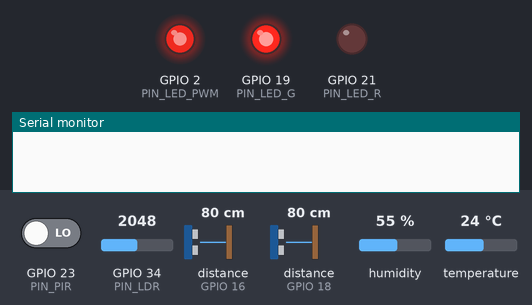
The sketch below on a simulated ESP32. On the bench: output pins drawn as LEDs (lit = HIGH), the last lines printed to the serial monitor. Wiring (from diagram.json): 2 × ultrasonic range finder: trigger GPIO 17, echo GPIO 16 / trigger GPIO 5, echo GPIO 18. The inputs (shaded band) are chosen by the test bench; at power-on: GPIO 34 (PIN_LDR) = 2048, distance to the obstacle (sensors on GPIO 16, GPIO 18) 80 cm, GPIO 23 (PIN_PIR) LOW, humidity 55 %, temperature 24 °C. The echo pulse lasts 58.3 µs per cm; pins used as bus, display or sensor lines are not drawn.

Above: at 1.4 s.
1.5 s: GPIO 34 (PIN_LDR) set to 260
At 4.1 s:
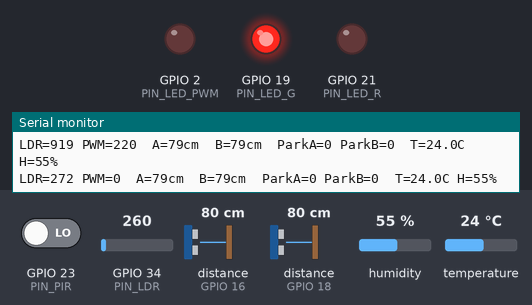
5.0 s: distance to the obstacle (sensor on GPIO 16) set to 14 cm
6.5 s: distance to the obstacle (sensor on GPIO 16) set to 11 cm
At 7.7 s:
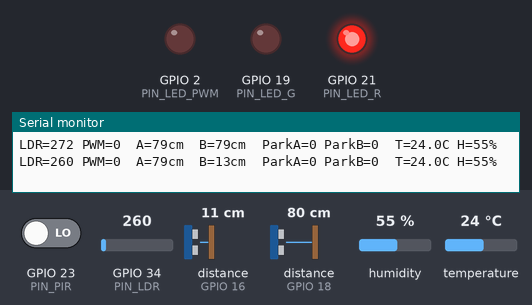
8.0 s: GPIO 34 (PIN_LDR) set to 340
At 8.64 s:
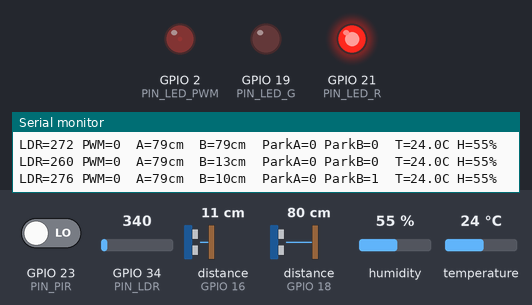
11.5 s: GPIO 34 (PIN_LDR) set to 1228
At 13.1 s:
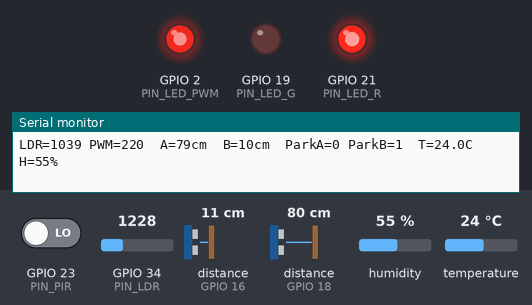
13.5 s: GPIO 23 (PIN_PIR) driven HIGH
At 13.9 s:
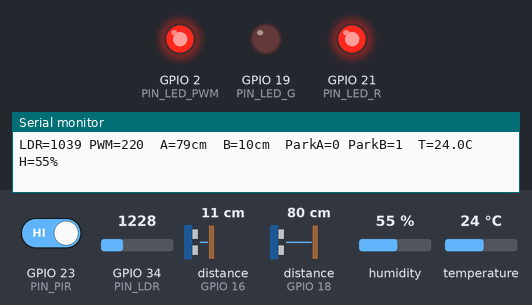
Timing chart, 0 to 16.1 s (numbered marks = the images above; inputs shaded):
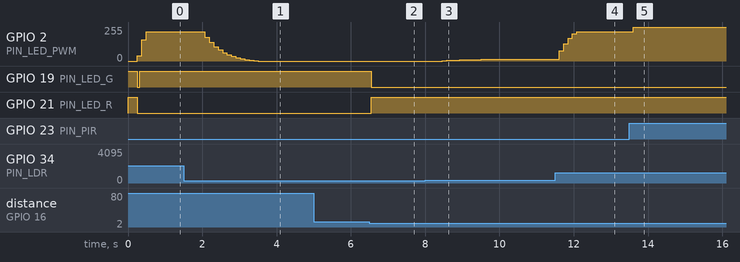

Measured:
- the behaviour switches between 13 and 12 cm on distance to the obstacle (sensor on GPIO 16) (found by bisection; images 1 and 2)
- after the input at 1.5 s, GPIO 2 (PIN_LED_PWM): moves from 220/255 to 0/255 over 1.4 s, starting after 0.56 s
- after the input at 6.5 s, GPIO 19 (PIN_LED_G): HIGH → LOW after 0.05 s; GPIO 21 (PIN_LED_R): LOW → HIGH after 0.05 s
- after the input at 8.0 s, GPIO 2 (PIN_LED_PWM): moves from 0/255 to 13/255 over 1.4 s, starting after 0.47 s
- after the input at 11.5 s, GPIO 2 (PIN_LED_PWM): moves from 13/255 to 220/255 over 0.47 s, starting after 0.12 s
- after the input at 13.5 s, GPIO 2 (PIN_LED_PWM): 220/255 → 255/255 after 0.10 s

The sketch:

sketch.ino
```cpp
#include <Arduino.h>
#include <DHT.h>

/* PIN MAP */
#define PIN_LDR     34      // AO modul LDR -> ADC
#define PIN_PIR     23
#define PIN_LED_PWM 2       // lampu jalan (PWM via analogWrite)
#define PIN_LED_G   19      // indikator hijau (kosong)
#define PIN_LED_R   21      // indikator merah (penuh)
// Parkir A
#define TRIG_A 5
#define ECHO_A 18
// Parkir B
#define TRIG_B 17
#define ECHO_B 16
// DHT22
#define DHTPIN  4
#define DHTTYPE DHT22

/* TUNING */
int   TH_PARK_CM   = 12;
int   HYS_PARK_CM  = 3;
int   LDR_MIN = 300, LDR_MAX = 900;
int   PWM_MAX_BASE = 220;   // 0..255
int   PWM_BOOST    = 35;
int   SAMPLE_DELAY = 60;    // ms, cegah crosstalk ultrasonic

/* GLOBAL */
DHT dht(DHTPIN, DHTTYPE);
int  ldrAvg = 0;
bool parkA = false, parkB = false;

static inline int maf(int prev, int now, float a=0.2) { return prev + a*(now-prev); }

long readDistanceCM(int trig, int echo){
  digitalWrite(trig, LOW);  delayMicroseconds(2);
  digitalWrite(trig, HIGH); delayMicroseconds(10);
  digitalWrite(trig, LOW);
  long dur = pulseIn(echo, HIGH, 30000);
  if(!dur) return 400;
  return dur * 0.034 / 2;
}

void setup(){
  Serial.begin(115200);

  pinMode(PIN_PIR, INPUT);
  pinMode(PIN_LED_G, OUTPUT);
  pinMode(PIN_LED_R, OUTPUT);
  pinMode(TRIG_A, OUTPUT); pinMode(ECHO_A, INPUT);
  pinMode(TRIG_B, OUTPUT); pinMode(ECHO_B, INPUT);

  // analogWrite pada ESP32 otomatis set PWM, tidak perlu ledcSetup
  pinMode(PIN_LED_PWM, OUTPUT);

  dht.begin();

  // test indikator
  digitalWrite(PIN_LED_G, HIGH); digitalWrite(PIN_LED_R, HIGH); delay(250);
  digitalWrite(PIN_LED_G, LOW);  digitalWrite(PIN_LED_R, LOW);
}

void loop(){
  // ----- LDR & lampu jalan (PWM) -----
  int ldr = analogRead(PIN_LDR);
  ldrAvg = maf(ldrAvg, ldr);
  int basePWM = map(constrain(ldrAvg, LDR_MIN, LDR_MAX), LDR_MIN, LDR_MAX, 0, PWM_MAX_BASE);
  bool pir = digitalRead(PIN_PIR);
  int targetPWM = constrain(basePWM + (pir ? PWM_BOOST : 0), 0, 255);
  analogWrite(PIN_LED_PWM, targetPWM);   // <--- pakai analogWrite

  // ----- Parkir A -----
  long a = readDistanceCM(TRIG_A, ECHO_A);
  if(!parkA && a < TH_PARK_CM) parkA = true;
  if( parkA && a > TH_PARK_CM + HYS_PARK_CM) parkA = false;

  delay(SAMPLE_DELAY);

  // ----- Parkir B -----
  long b = readDistanceCM(TRIG_B, ECHO_B);
  if(!parkB && b < TH_PARK_CM) parkB = true;
  if( parkB && b > TH_PARK_CM + HYS_PARK_CM) parkB = false;

  bool anyOccupied = parkA || parkB;
  digitalWrite(PIN_LED_R, anyOccupied ? HIGH : LOW);
  digitalWrite(PIN_LED_G, anyOccupied ? LOW  : HIGH);

  // ----- Log DHT tiap 2 detik -----
  static uint32_t t0=0;
  if(millis()-t0>2000){
    float t=dht.readTemperature(), h=dht.readHumidity();
    Serial.print("LDR=");Serial.print(ldrAvg);
    Serial.print(" PWM=");Serial.print(targetPWM);
    Serial.print("  A=");Serial.print(a);Serial.print("cm");
    Serial.print("  B=");Serial.print(b);Serial.print("cm");
    Serial.print("  ParkA=");Serial.print(parkA);
    Serial.print(" ParkB=");Serial.print(parkB);
    if(!isnan(t)&&!isnan(h)){ Serial.print("  T=");Serial.print(t,1);Serial.print("C H=");Serial.print(h,0);Serial.print("%"); }
    else { Serial.print("  DHT:nan"); }
    Serial.println();
    t0=millis();
  }

  delay(50);
}
```
